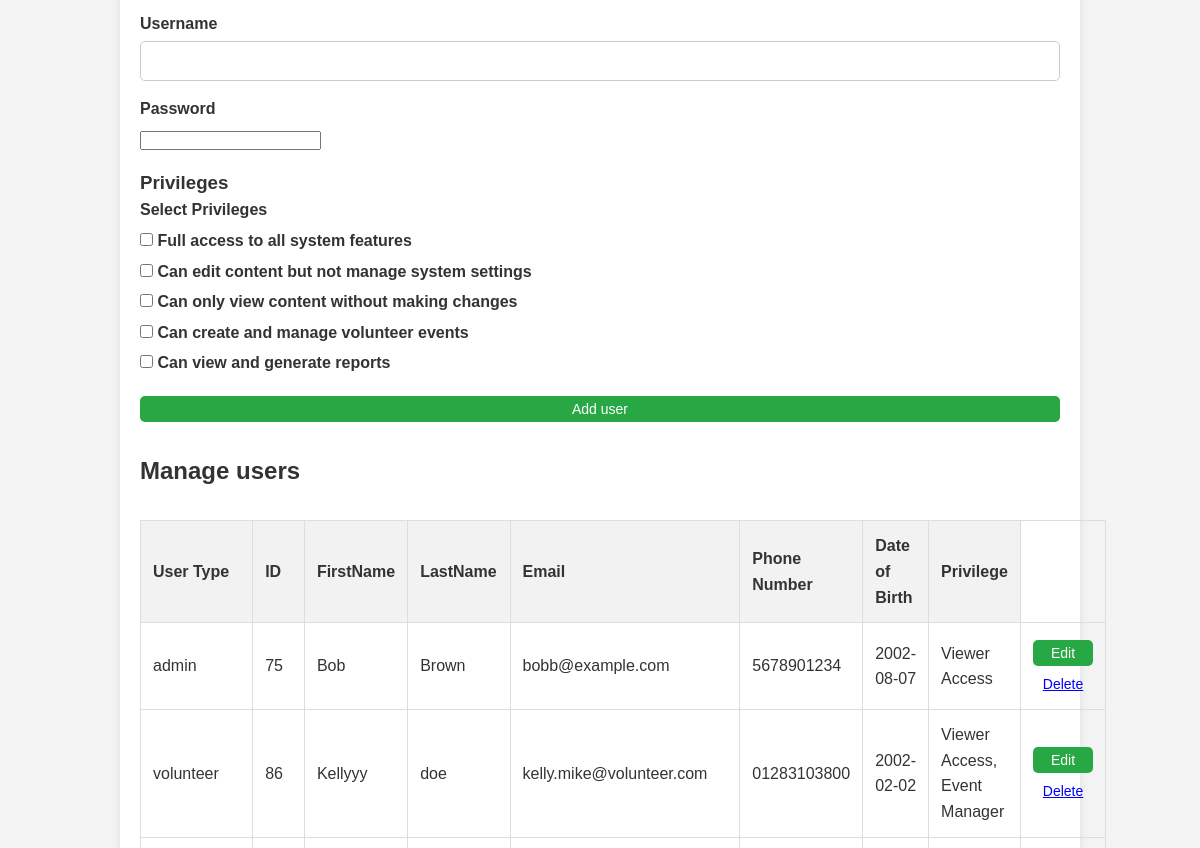
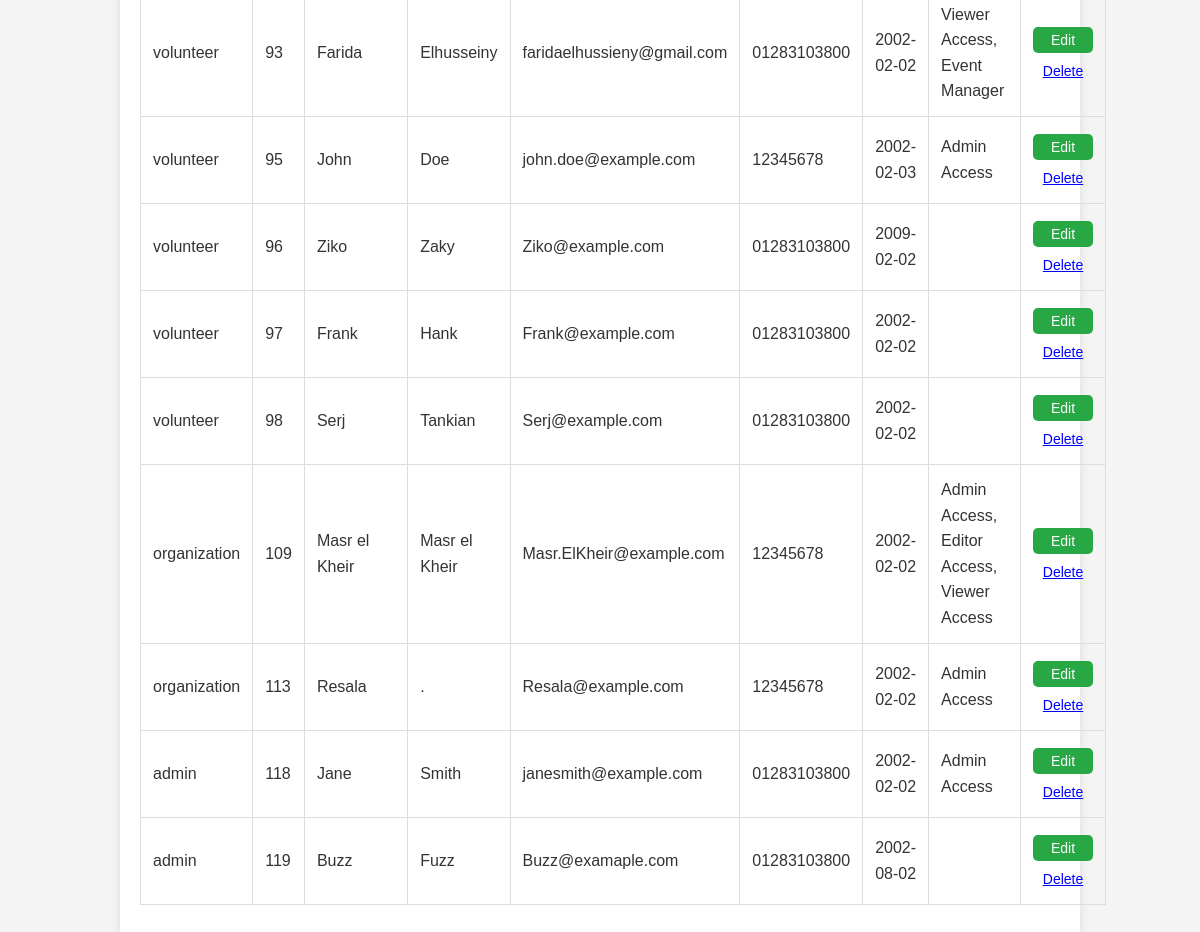
Before: /Views/AdminControlPanel.php (lower part) with the older database file (2 pictures, top to bottom).
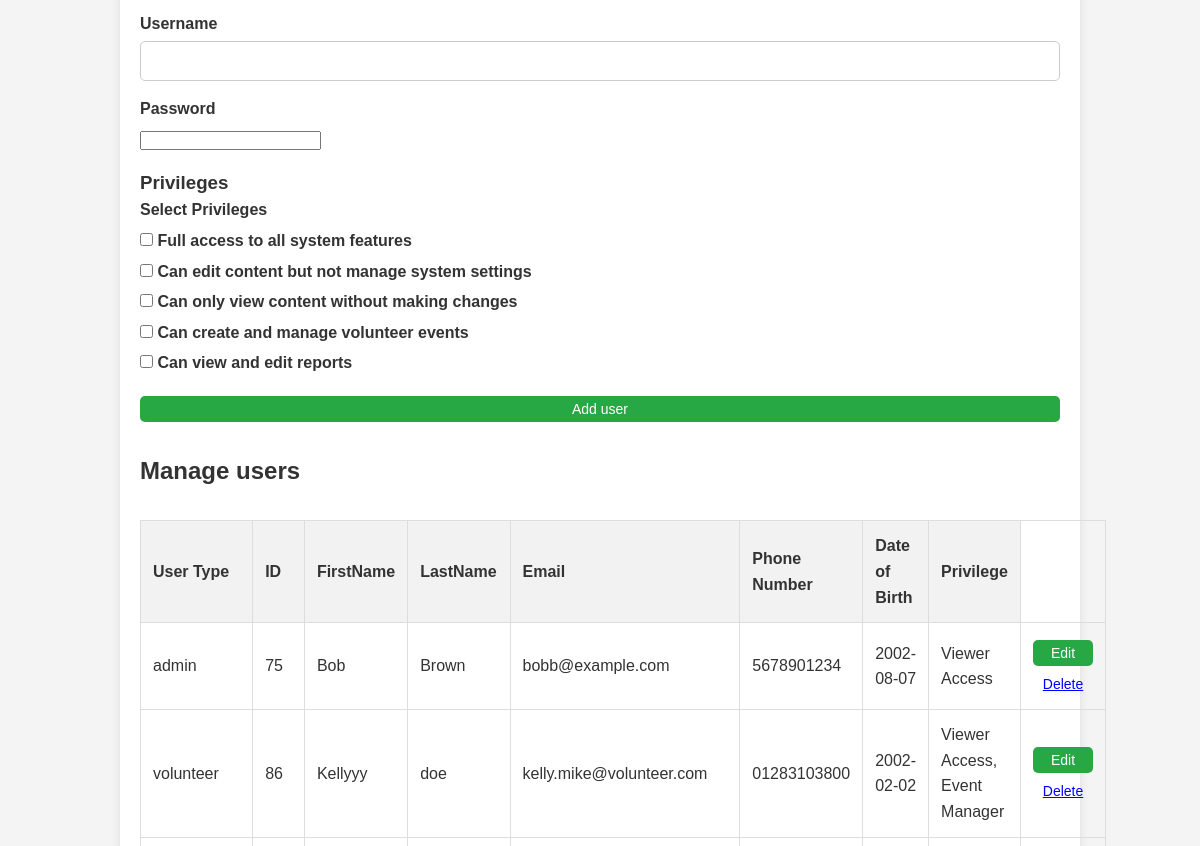
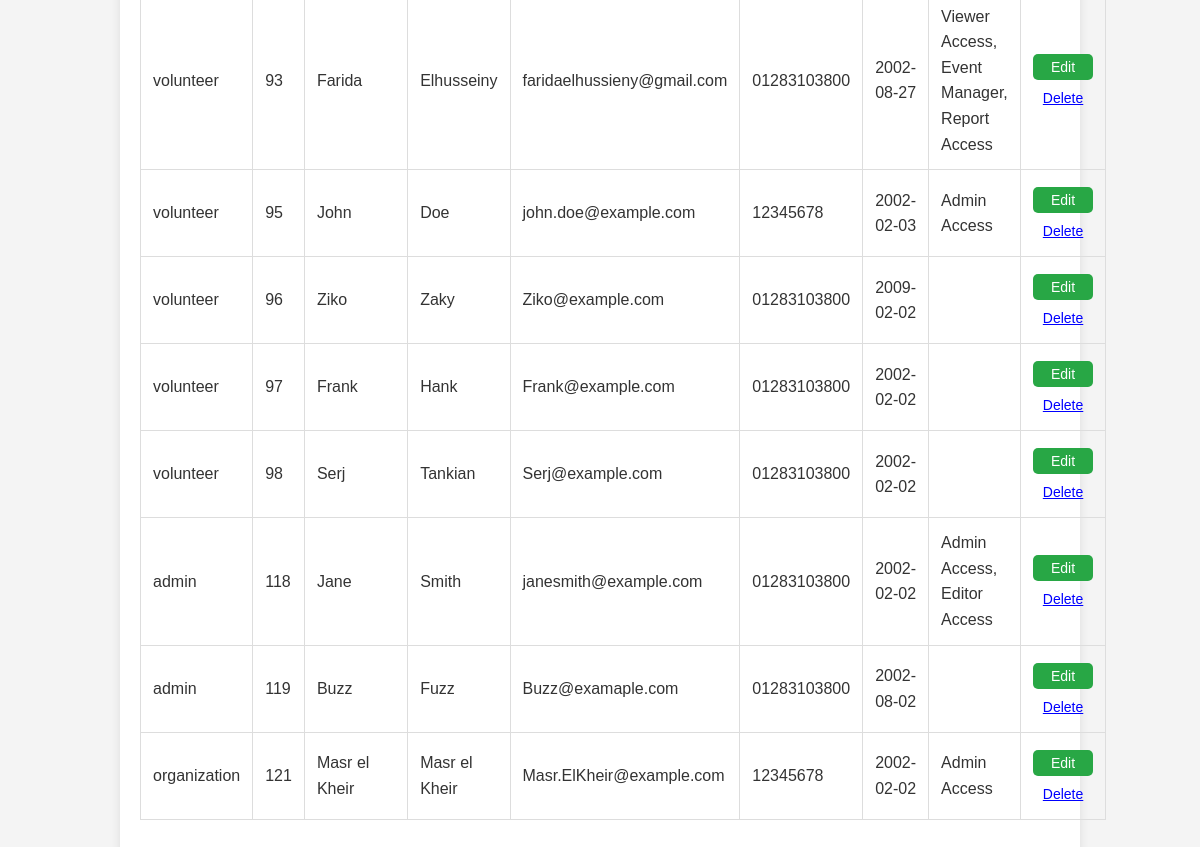
After: the same page with the newer database file (2 pictures, top to bottom).
### tables this page shows
CREATE TABLE `privilege` (
  `PrivilegeID` int NOT NULL AUTO_INCREMENT,
  `PrivilegeName` varchar(50) NOT NULL,
  `Description` varchar(255) NOT NULL,
  `AccessLevel` int NOT NULL,
  PRIMARY KEY (`PrivilegeID`)
);

CREATE TABLE `user` (
  `UserID` int NOT NULL AUTO_INCREMENT,
  `FirstName` varchar(50) NOT NULL,
  `LastName` varchar(50) NOT NULL,
  `Email` varchar(100) NOT NULL,
  `PhoneNumber` varchar(15) DEFAULT NULL,
  `DateOfBirth` date DEFAULT NULL,
  `USER_NAME` varchar(50) NOT NULL,
  `PASSWORD_HASH` varchar(100) NOT NULL,
  `LAST_LOGIN` date DEFAULT NULL,
  `ACCOUNT_CREATION_DATE` date DEFAULT NULL,
  `UserTypeID` int DEFAULT NULL,
  PRIMARY KEY (`UserID`),
  UNIQUE KEY `Email` (`Email`),
  KEY `UserTypeID` (`UserTypeID`),
  CONSTRAINT `user_ibfk_1` FOREIGN KEY (`UserTypeID`) REFERENCES `usertype` (`UserTypeID`)
);

CREATE TABLE `usertype` (
  `UserTypeID` int NOT NULL AUTO_INCREMENT,
  `UserType` varchar(50) NOT NULL,
  PRIMARY KEY (`UserTypeID`)
);

### Models/Database.php (called while the page is built, shortened)
<?php
class Database {
    protected $conn;
    private static $instance;
    public function __construct() {
        $this->conn = new mysqli('localhost', 'root', 'Deda2782002!', 'VolunteerManagementSystem');
    }
    public static function getInstance() {
        if (!self::$instance) {
            self::$instance = new Database();
        }
        return self::$instance;
    }
    public function getConnection() {
        return $this->conn;
    }
}
?>

### Models/PrivilegeModel.php (called while the page is built, shortened)
<?php
require_once 'Database.php';
class Privilege
{
    public static function getAllPrivileges() {
        $query = "SELECT PrivilegeID, PrivilegeName, Description, AccessLevel FROM Privilege";
        $result = Database::getInstance()->getConnection()->query($query);
        $privileges = [];
        while ($row = $result->fetch_assoc()) {
            $privilege = new Privilege();
            $privilege->PrivilegeID = $row['PrivilegeID'];
            $privilege->PrivilegeName = $row['PrivilegeName'];
            $privilege->Description = $row['Description'];
            $privilege->AccessLevel = $row['AccessLevel'];
            $privileges[] = $privilege;
        }
        return $privileges;
    }
}
?>

### Controllers/PrivilegeController.php (called while the page is built, shortened)
<?php
require_once '../Models/PrivilegeModel.php';
class PrivilegeController {
    public function get_all_privileges() {
        return Privilege::getAllPrivileges();
    }
}
?>

### Models/UserModel.php (called while the page is built, shortened)
<?php
require_once 'Database.php';
class User {
    private $conn;
    public $UserID;
    public function __construct($id = null) {
        $this->conn = Database::getInstance()->getConnection();
    }
    public static function get_all_users(){
        $query = "SELECT * FROM User";
        $conn = Database::getInstance()->getConnection();
        $stmt = $conn->prepare($query);
        $stmt->execute();
        $result = $stmt->get_result();
        $users = [];
        while ($row = $result->fetch_assoc()) {
            $user = new self();
            foreach ($row as $key => $value) {
                if (property_exists($user, $key)) {
                    $user->$key = $value;
                }
            }
            $user->UserType = $user->getUserType();
            $user->Privileges = $user->getPrivileges();
            $user->Locations = $user->getLocations($user->UserID);
            $users[] = $user;
        }
        return $users;
    }
    public function getUserType() {
        $query = "SELECT UserTypeID FROM User WHERE UserID = ?";
        $stmt = $this->conn->prepare($query);
        $stmt->bind_param("i", $this->UserID);
        $stmt->execute();
        $result = $stmt->get_result();
        if ($row = $result->fetch_assoc()) {
            $UserTypeID = $row['UserTypeID'];
            $query = "SELECT UserType FROM UserType WHERE UserTypeID = ?";
            $stmt = $this->conn->prepare($query);
            $stmt->bind_param("i", $UserTypeID);
            $stmt->execute();
            $result = $stmt->get_result();
            if ($row = $result->fetch_assoc()) {
                return $row['UserType'];
            }
        }
        return null;
    }
    public function getPrivileges() {
        $query = "SELECT p.* FROM Privilege p
                  JOIN User_Privilege up ON p.PrivilegeID = up.USER_PrivilegeID
                  WHERE up.User_ID = ?";
        $stmt = $this->conn->prepare($query);
        $stmt->bind_param("i", $this->UserID);
        $stmt->execute();
        $result = $stmt->get_result();
        $privileges = [];
        while ($row = $result->fetch_assoc()) {
            $privilege = new Privilege();
            $privilege->PrivilegeID = $row['PrivilegeID'];
            $privilege->PrivilegeName = $row['PrivilegeName'];
            $privilege->Description = $row['Description'];
            $privilege->AccessLevel = $row['AccessLevel'];
            $privileges[] = $privilege;
        }
        return $privileges;
    }
    public static function getLocationIds($UserId) {
        $query = "SELECT a.* FROM Location a
                  JOIN User_Address ua ON a.AddressID = ua.AddressID
                  WHERE ua.UserID = ?";
        $conn = Database::getInstance()->getConnection();
        $stmt = $conn->prepare($query);
        $stmt->bind_param("i", $UserId);
        $stmt->execute();
        $result = $stmt->get_result();
        $locationIds = [];
        while ($row = $result->fetch_assoc()) {
            $locationIds[] = $row['AddressID'];
        }
        return $locationIds;
    }
    public function getLocations($useriD) {
        $locationDictionary = [];
        $locationIds = $this->getLocationIds($useriD);
        for ($i = 0; $i < count($locationIds); $i++) {
            $locationName = Location::getLocationNameById($locationIds[$i]);
            $cityName = Location::getParentFromChild($locationName);
            $countryName = Location::getParentFromChild($cityName);
            $location = [
                "ID" => $locationIds[$i],
                "Area" => $locationName,
                "City" => $cityName,
                "Country" => $countryName
            ];
            $locationDictionary[] = $location;
        }
        return $locationDictionary;
    }
}
?>

### Controllers/UserController.php (called while the page is built, shortened)
<?php
require_once '../Models/UserModel.php';
class UserController {
    public function getAllUsers() {
        return User::get_all_users();
    }
}
?>

### Views/AdminControlPanel.php (the view, shortened to what this page needs)
<?php
require_once '../Controllers/userController.php';
require_once '../Controllers/PrivilegeController.php';
$controller = new UserController();
$users = $controller->getAllUsers();
$controllerprivilleges = new PrivilegeController();
$privileges = $controllerprivilleges->get_all_privileges();
?>
<!DOCTYPE html>
<html lang="en">
<head>
    <link rel="stylesheet" href="./Style/style_control_panel.css">
</head>
<body>
    <div class="container">
        <form id="userForm" action="AdminControlPanel.php" method="post">
            <div class="form-group">
                <label for="USER_NAME">Username</label>
                <input type="text" id="USER_NAME" name="USER_NAME">
            </div>
            <div class="form-group">
                <label for="PASSWORD_HASH">Password</label>
                <input type="password" id="PASSWORD_HASH" name="PASSWORD_HASH">
            </div>
            <h3>Privileges</h3>
<div class="form-group">
    <label>Select Privileges</label>
    <?php
    for ($i = 0; $i < count($privileges); $i++) {
        echo '<div>';
        echo '<label><input type="checkbox" name="Privileges[]" value="' . $privileges[$i]->PrivilegeName . '"> ' . $privileges[$i]->Description . '</label>';
        echo '</div>';
    }
    ?>
</div>
            <button type="submit" class="button">Add user</button>
        </form>
        <h2>Manage users</h2>
        <table class="crud-table">
            <thead>
                <tr>
                    <th>User Type</th>
                    <th>ID</th>
                    <th>FirstName</th>
                    <th>LastName</th>
                    <th>Email</th>
                    <th>Phone Number</th>
                    <th> Date of Birth</th>
                    <th>Privilege</th>
                </tr>
            </thead>
            <tbody>
    <?php foreach ($users as $user): ?>
        <tr data-id="<?= $user->UserID; ?>">
        <td class="UserType"><?= $user->UserType; ?></td>
        <td class="userId"><?= $user->UserID; ?></td>
        <td class= "firstName"><?= $user->FirstName; ?></td>
        <td class="lastName"><?= $user->LastName; ?></td>
        <td class="email"><?= $user->Email; ?></td>
        <td class="phone"><?= $user->PhoneNumber; ?></td>
        <td class="dob"><?= $user->DateOfBirth; ?></td>
        <td class="privilege">
            <?= implode(', ', array_map(fn($privilege) => $privilege->PrivilegeName, $user->getPrivileges())); ?>
        </td>
        <td>
            <button type="button" onclick="openModal(<?= $user->UserID; ?>, '<?= $user->FirstName; ?>', '<?= $user->LastName; ?>', '<?= $user->Email; ?>', '<?= $user->PhoneNumber; ?>', '<?= $user->DateOfBirth; ?>', '<?= $user->USER_NAME; ?>', '<?= $user->PASSWORD_HASH; ?>','<?= implode(', ', array_map(fn($privilege) => $privilege->PrivilegeName, $user->getPrivileges()));  ?>' ,'<?= $user->UserType; ?>' )">Edit</button>
            <form method="POST" action="AdminControlPanel.php" onsubmit="return confirm('Are you sure you want to delete this user?');" style="display:inline;">
    <button type="submit" style="background:none; border:none; color:blue; cursor:pointer; text-decoration:underline;">Delete</button>
</form>
        </td>
    </tr>
    <?php endforeach; ?>
</tbody>
        </table>
    </div>
</body>
</html>

### Views/Style/style_control_panel.css (style rules this page uses)
* { margin: 0; padding: 0; box-sizing: border-box; }
body { font-family: Arial, sans-serif; background-color: #f4f4f4; color: #333; line-height: 1.6; }
.container { width: 80%; margin: 20px auto; justify-content: center; padding: 20px; background-color: #fff; border-radius: 8px; box-shadow: 0 0 10px rgba(0, 0, 0, 0.1); }
h2 { margin-top: 30px; color: #333; }
form { margin-top: 20px; }
.form-group { margin-bottom: 15px; }
label { display: block; font-weight: bold; margin-bottom: 5px; }
input[type="text"], input[type="tel"], input[type="email"], select { width: 100%; padding: 10px; border: 1px solid #ccc; border-radius: 5px; font-size: 16px; }
input[type="submit"], button { width: 100%; padding: 10px; background-color: #007BFF; color: white; border: none; border-radius: 5px; cursor: pointer; font-size: 16px; transition: background-color 0.3s ease; }
table { width: 100%; border-collapse: collapse; margin-top: 30px; margin-bottom: 30px; }
table, th, td { border: 1px solid #ddd; }
th, td { padding: 12px; text-align: left; }
th { background-color: #f2f2f2; }
button { margin-top: 5px; padding: 5px 10px; background-color: #28a745; font-size: 14px; cursor: pointer; border-radius: 5px; border: none; }

Changed rows visible on the page:
removed privilege: Description "Can view and generate reports"
removed user: UserTypeID.UserType "organization", UserID "109", FirstName "Masr el Kheir", LastName "Masr el Kheir", Email "Masr.ElKheir@example.com", PhoneNumber "12345678", DateOfBirth "2002-02-02", Privileges "Admin Access, Editor Access, Viewer Access"
removed user: UserTypeID.UserType "organization", UserID "113", FirstName "Resala", LastName ".", Email "Resala@example.com", PhoneNumber "12345678", DateOfBirth "2002-02-02", privilege.PrivilegeName "Admin Access"
added privilege: Description "Can view and edit reports"
changed user "Farida": DateOfBirth "2002-02-02" → "2002-08-27"; Privileges "Viewer Access, Event Manager" → "Viewer Access, Event Manager, Report Access"
changed user "Jane": privilege.PrivilegeName "Admin Access" → "Admin Access, Editor Access"
added user: UserTypeID.UserType "organization", UserID "121", FirstName "Masr el Kheir", LastName "Masr el Kheir", Email "Masr.ElKheir@example.com", PhoneNumber "12345678", DateOfBirth "2002-02-02", privilege.PrivilegeName "Admin Access"
